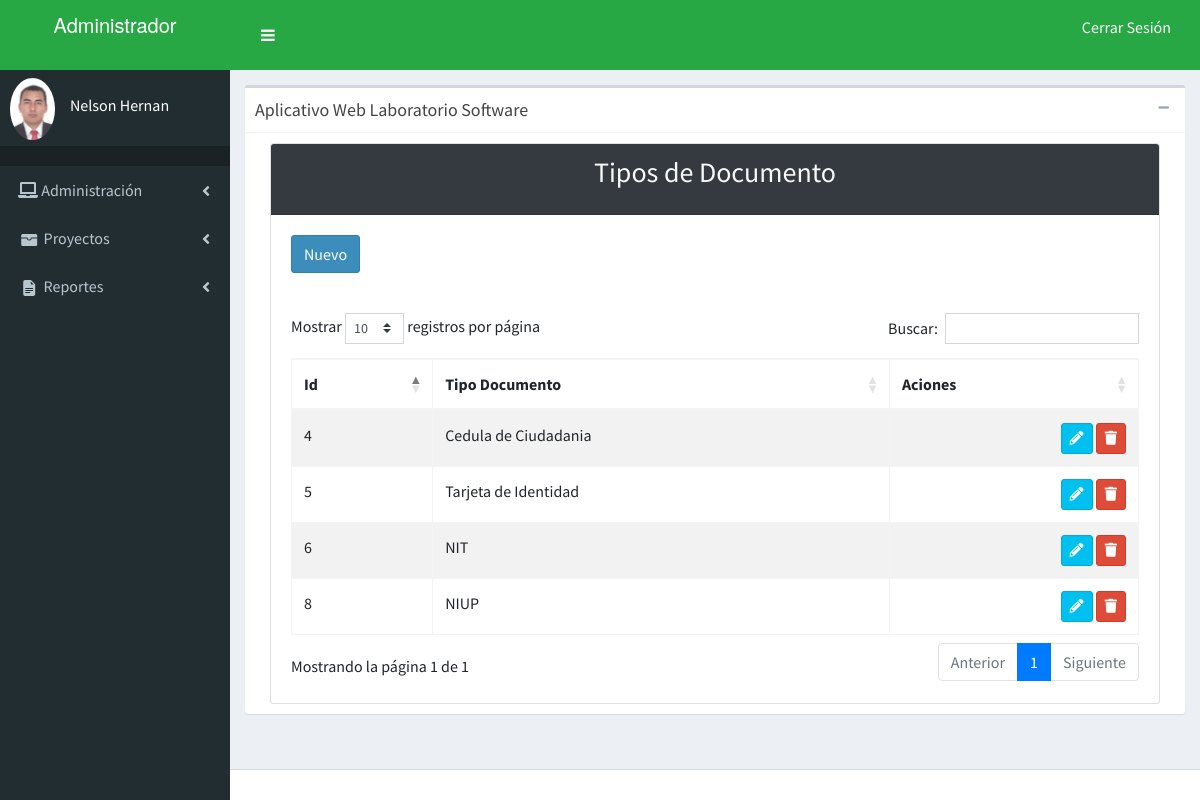
/tipodocumento.php (signed in), run on the app's committed database.
### tables this page shows
CREATE TABLE `tipodocumento` (
  `idTipoDocumento` int(11) NOT NULL,
  `tipoDocumento` varchar(45) NOT NULL
);

### modelo.dao/TipoDocumentoDao.php (called while the page is built, shortened)
<?php
class TipoDocumentoDao {
 public function listarTodos() {
    $cnn = Conexion::getConexion();
    try {
        $listarTiposDocumentos = 'Select * from tipodocumento';
        $query = $cnn->prepare($listarTiposDocumentos);
        $query->execute();
        return $query->fetchAll();
    } catch (Exception $ex) {
        echo 'Error' . $ex->getMessage();
    }
}
}

### tipodocumento.php (the view, shortened to what this page needs)
<!DOCTYPE html>
<html>
<head>
  <link rel="stylesheet" href="resources/css/bootstrap.min.css">
  <link rel="stylesheet" href="resources/plugins/datatables-bs4/css/dataTables.bootstrap4.min.css">
  <link rel="stylesheet" href="resources/plugins/datatables-responsive/css/responsive.bootstrap4.min.css">
  <link rel="stylesheet" href="resources/css/font-awesome.css">
  <link rel="stylesheet" href="resources/plugins/fontawesome-free/css/all.min.css">
  <link href="resources/css/AdminLTE.min.css" rel="stylesheet" type="text/css"/>
  <link href="resources/css/AdminLTE.css" rel="stylesheet" type="text/css"/>
     <link rel="stylesheet" href="resources/css/_all-skins.min.css">
   </head>
   <body class="hold-transition skin-red sidebar-mini">
    <?php
    require 'modelo.dao/TipoDocumentoDao.php';
    $tipoDocumentoDao=new TipoDocumentoDao();
    $listaTiposDocumento=$tipoDocumentoDao->listarTodos();
    ?>
    <div class="wrapper">
      <header class="main-header">
        <div href="" class="logo bg-success">
          <span class="logo-lg"><b>Administrador</b><link rel="shortcut icon" href="resources/img/sena.11.ico"> </span>
        </div>
        <nav class="navbar navbar-static-top bg-success" role="navigation">
          <a href="#" class="sidebar-toggle bg-success" data-toggle="offcanvas" role="button">
          </a>
          <div class="navbar-custom-menu">
            <ul class="nav navbar-nav">
              <li class="dropdown user user-menu">
                <p><a href="logout.php" class="btn  text-light">Cerrar Sesión</a></p>
              </li>
            </ul>
          </div>
        </nav>
      </header>
      <aside class="main-sidebar">
        <section class="sidebar">
          <div class="user-panel mt-2 pb-2 mb-2 d-flex">
            <div class="image">
              <img  style="border-radius: 50%;" src="<?php echo $_SESSION['foto']; ?>" class="img-circle" alt="User Image">
            </div>
            <div class="info">
              <a href="" class="d-block"><h6 ><?php echo $_SESSION['nombre']; ?></h6></a>
            </div>
          </div>
          <ul class="sidebar-menu">
            <li class="header"></li>
            <li class="treeview">
              <a href="#">
                <i class="fa fa-laptop"></i>
                <span>Administración</span>
                <i class="fa fa-angle-left pull-right"></i>
              </a>
            <li class="treeview">
              <a href="#">
                <span class="semaforo">Proyectos</span>
                <i class="fa fa-angle-left pull-right"></i>
              </a>
            </li>
          <li class="treeview">
            <a href="#">
            </i> <span>Reportes</span>
            <i class="fa fa-angle-left pull-right"></i>
          </a>
        </li>
      </ul>
    </section>
  </aside>
  <div class="content-wrapper">
    <section class="content">
      <div class="row">
        <div class="col-md-12">
          <div class="box">
            <div class="box-header with-border">
              <h3 class="box-title">Aplicativo Web Laboratorio Software</h3>
              <div class="box-tools pull-right">
                <button class="btn btn-box-tool" data-widget="collapse"><i class="fa fa-minus"></i></button>
              </div>
            </div>
            <div class="box-body">
             <div class="row">
              <div class="col-md-12">
                <div class="container">
                  <div class="row justify-content-center">
                    <div class="col-12">
                      <div class="card">
                        <div class="card-header bg-dark">
                          <h3 class="card-title text-center text-light">Tipos de Documento</h3>
                        </div>
                        <div class="card-body">
                          <button type="button" class="btn btn-primary" data-toggle="modal" data-target="#modal-default">
                            Nuevo
                          </button>
                        </div>
                        <div class="card-body">
                          <table id="example1" class="table table-bordered table-striped">
                            <thead>
                              <tr>
                                <th>Id</th>
                                <th>Tipo Documento</th>
                                <th>Aciones</th>
                              </tr>
                            </thead>
                            <tbody>
                              <?php
                              foreach($listaTiposDocumento as $tipoDocumento)
                              {
                                ?>
                                <tr>
                                  <td><?php echo $tipoDocumento['idTipoDocumento']; ?></td>
                                  <td><?php echo $tipoDocumento['tipoDocumento']; ?></td>
                                  <td class="project-actions text-right">
                                    <a class="btn btn-info btn-sm" alt="Editar" title="Editar" data-toggle="modal" href="#modal-modificar<?php echo $tipoDocumento['idTipoDocumento']; ?>">
                                      <i class="fas fa-pencil-alt" >
                                      </i>
                                    </a>
                                    <a class="btn btn-danger btn-sm" alt="Eliminar" title="Eliminar" data-toggle="modal" href="#modal-eliminar<?php echo $tipoDocumento['idTipoDocumento']; ?>">
                                      <i class="fas fa-trash">
                                      </i>
                                    </a>
                                  </td>
                                </tr>
                        <?php
                      }
                      ?>
                    </tbody>
                  </table>
                </div>
              </div>
            </div>
          </div>
        </div>
      </div>
    </div>
  </div>
</div>
</div>
</div>
</section>
</div>
<footer class="main-footer">
  </footer>
</body>
</html>

### data on the page
tipodocumento: idTipoDocumento "4", tipoDocumento "Cedula de Ciudadania"
tipodocumento: idTipoDocumento "5", tipoDocumento "Tarjeta de Identidad"
tipodocumento: idTipoDocumento "6", tipoDocumento "NIT"
tipodocumento: idTipoDocumento "8", tipoDocumento "NIUP"

### other printed values
$_SESSION['nombre'] "Nelson Hernan"
